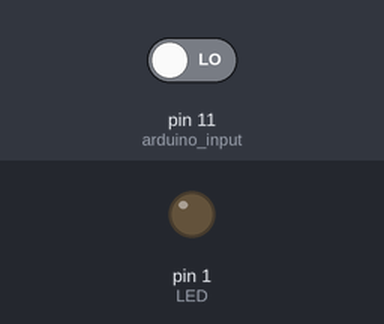
Bench run of a sketch on a simulated Arduino Uno, built with avr-gcc and run on an emulated ATmega328P. On the bench: output pins drawn as LEDs (lit = HIGH). The test bench sets the inputs (shaded band); at power-on: pin 11 (arduino_input) LOW.

Above: at 1.2 s.
1.3 s: pin 11 (arduino_input) driven HIGH
At 1.55 s:
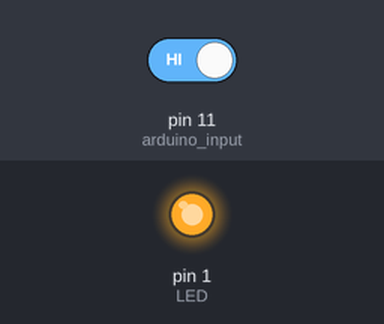
4.3 s: pin 11 (arduino_input) driven LOW
At 4.9 s:
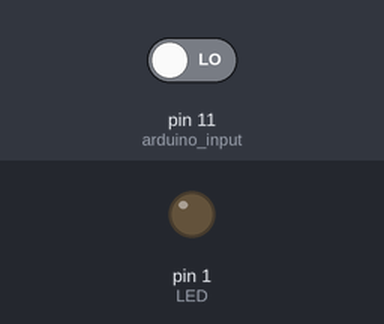
Timing chart, 0 to 7.3 s (numbered marks = the images above; inputs shaded):
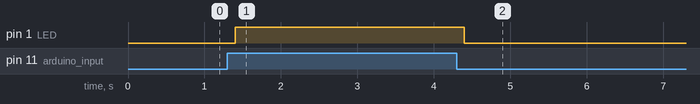

The sketch:

FlameDetector_code.ino
```cpp
const int LED = 1;
const int arduino_input = 11;

void setup() {
  // put your setup code here, to run once:
  pinMode(arduino_input, INPUT);
  pinMode(LED, OUTPUT);

}

void loop() {
  // put your main code here, to run repeatedly:
  int sense = digitalRead(arduino_input);

  if (sense == HIGH)
  {
    digitalWrite(LED, HIGH);
    delay(300);
    digitalWrite(LED, LOW);
  }
  else
  {
    digitalWrite(LED, LOW);
    delay(200);
  }

}
```

Measured:
- after the input at 1.3 s, pin 1 (LED): LOW → HIGH after 0.10 s
- after the input at 4.3 s, pin 1 (LED): HIGH → LOW after 0.10 s
